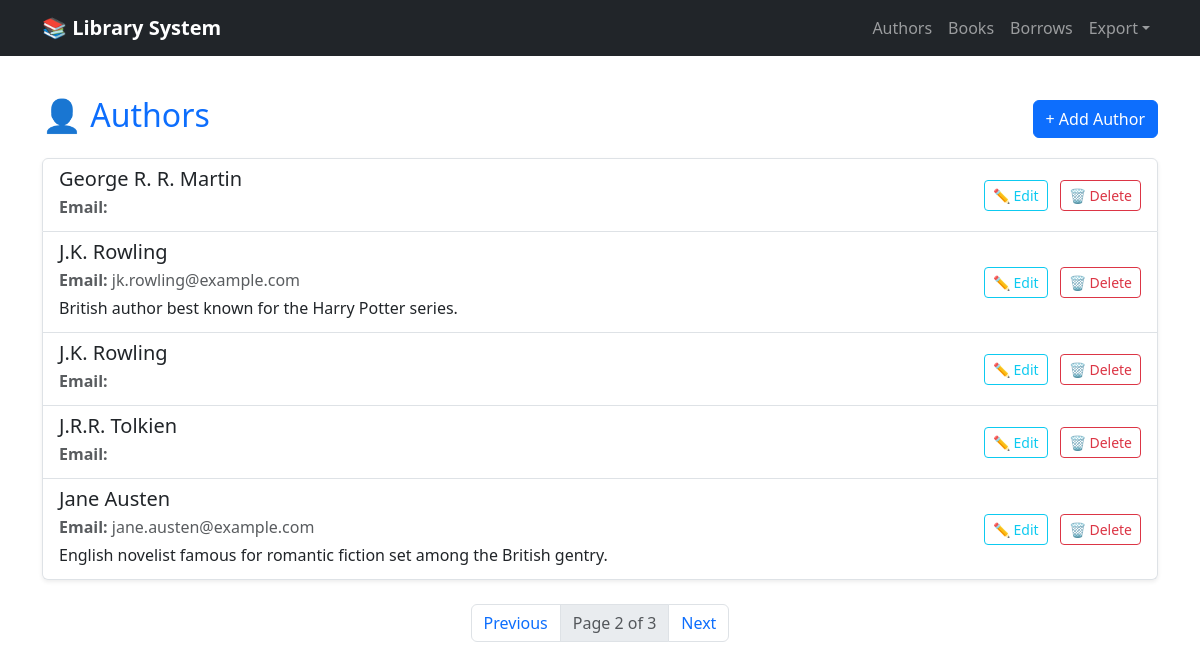
The page /authors/?page=2 on the database its author committed.
### manager/models.py (models this page shows, shortened)
class Author(models.Model):
    name = models.CharField(max_length=100)
    email = models.EmailField()
    bio = models.CharField(max_length=300)

### manager/views.py (the view)
# urls.py: path('authors/', AuthorListView.as_view(), name='author-list'),
class AuthorListView(ListView):
    model = Author
    template_name = 'manager/author_list.html'
    context_object_name = 'authors'
    paginate_by = 5
    ordering = ['name']

### templates/manager/author_list.html
{% extends 'manager/base.html' %}
{% block content %}
<div class="d-flex justify-content-between align-items-center mb-3">
    <h2 class="text-primary">👤 Authors</h2>
    <a href="{% url 'add-author' %}" class="btn btn-primary">+ Add Author</a>
</div>
{% if authors %}
    <div class="list-group shadow-sm">
        {% for author in authors %}
            <div class="list-group-item list-group-item-action">
                <div class="d-flex justify-content-between align-items-center">
                    <div>
                        <h5 class="mb-1">{{ author.name }}</h5>
                        <p class="mb-1 text-muted"><strong>Email:</strong> {{ author.email }}</p>
                        <p class="mb-1">{{ author.bio }}</p>
                    </div>
                    <div class="text-end">
                        <a href="{% url 'edit-author' author.id %}" class="btn btn-sm btn-outline-info me-2">✏️ Edit</a>
                        <a href="{% url 'delete-author' author.id %}" class="btn btn-sm btn-outline-danger">🗑️ Delete</a>
                    </div>
                </div>
            </div>
        {% endfor %}
    </div>
{% else %}
    <div class="alert alert-info">No authors found.</div>
{% endif %}
{% if is_paginated %}
    <nav class="mt-4 d-flex justify-content-center">
        <ul class="pagination">
            {% if page_obj.has_previous %}
                <li class="page-item">
                    <a class="page-link" href="?page={{ page_obj.previous_page_number }}">Previous</a>
                </li>
            {% endif %}
            <li class="page-item disabled">
                <span class="page-link">Page {{ page_obj.number }} of {{ page_obj.paginator.num_pages }}</span>
            </li>
            {% if page_obj.has_next %}
                <li class="page-item">
                    <a class="page-link" href="?page={{ page_obj.next_page_number }}">Next</a>
                </li>
            {% endif %}
        </ul>
    </nav>
{% endif %}
{% endblock %}

### rows shown on the page
Author: name "George R. R. Martin"
Author: name "J.K. Rowling", email "jk.rowling@example.com", bio "British author best known for the Harry Potter series."
Author: name "J.K. Rowling"
Author: name "J.R.R. Tolkien"
Author: name "Jane Austen", email "jane.austen@example.com", bio "English novelist famous for romantic fiction set among the British gentry."

### other values the page prints
{{ page_obj.number }} "2"
{{ page_obj.paginator.num_pages }} "3"
